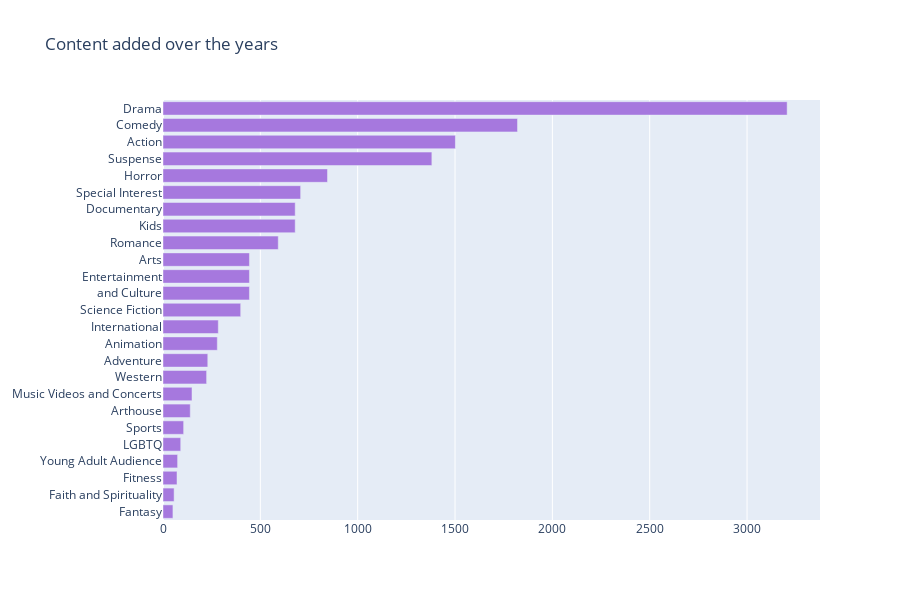

Notebook cell for this chart:
### Markdown cell above
# what are the top catagories?

### Code cell
col = "listed_in"
categories = ", ".join(d2['listed_in']).split(", ")
counter_list = Counter(categories).most_common(25)
labels = [_[0] for _ in counter_list][::-1]
values = [_[1] for _ in counter_list][::-1]
trace1 = go.Bar(y=labels, x=values, orientation="h", name="TV Shows", marker=dict(color="#a678de"))

data = [trace1]
layout = go.Layout(title="Content added over the years", height=600, legend=dict(x=0.1, y=1.1, orientation="h"))
fig = go.Figure(data, layout=layout)
fig.show()

### Figure 1 — Plotly figure (JSON) as saved in the notebook; plotly's stock layout.template omitted (floating-point values rounded to 4 significant figures)
{"data": [{"marker": {"color": "#a678de"}, "name": "TV Shows", "orientation": "h", "type": "bar", "x": [51, 57, 72, 75, 91, 106, 140, 149, 224, 230, 279, 284, 399, 444, 444, 444, 592, 679, 679, 707, 845, 1381, 1502, 1821, 3206], "y": ["Fantasy", "Faith and Spirituality", "Fitness", "Young Adult Audience", "LGBTQ", "Sports", "Arthouse", "Music Videos and Concerts", "Western", "Adventure", "Animation", "International", "Science Fiction", "and Culture", "Entertainment", "Arts", "Romance", "Kids", "Documentary", "Special Interest", "Horror", "Suspense", "Action", "Comedy", "Drama"]}], "layout": {"height": 600, "legend": {"orientation": "h", "x": 0.1, "y": 1.1}, "title": {"text": "Content added over the years"}}}
